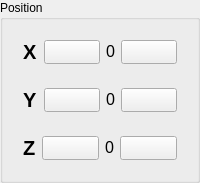
                                 <widget class="QGroupBox" name="groupBox_64">
                                  <property name="title">
                                   <string>Position</string>
                                  </property>
                                  <layout class="QVBoxLayout" name="verticalLayout_34">
                                   <item>
                                    <widget class="QWidget" name="widget_64" native="true">
                                     <layout class="QHBoxLayout" name="horizontalLayout_58">
                                      <item>
                                       <widget class="QLabel" name="label_34">
                                        <property name="sizePolicy">
                                         <sizepolicy hsizetype="Fixed" vsizetype="Fixed">
                                          <horstretch>0</horstretch>
                                          <verstretch>0</verstretch>
                                         </sizepolicy>
                                        </property>
                                        <property name="font">
                                         <font>
                                          <pointsize>15</pointsize>
                                          <weight>75</weight>
                                          <bold>true</bold>
                                         </font>
                                        </property>
                                        <property name="text">
                                         <string>X</string>
                                        </property>
                                       </widget>
                                      </item>
                                      <item>
                                       <widget class="QPushButton" name="pushButton_23">
                                        <property name="sizePolicy">
                                         <sizepolicy hsizetype="Minimum" vsizetype="Expanding">
                                          <horstretch>0</horstretch>
                                          <verstretch>0</verstretch>
                                         </sizepolicy>
                                        </property>
                                        <property name="cursor">
                                         <cursorShape>PointingHandCursor</cursorShape>
                                        </property>
                                        <property name="text">
                                         <string/>
                                        </property>
                                        <property name="icon">
                                         <iconset resource="QSS/QSS_Resources.qrc">
                                          <normaloff>:/icons/Icons/minus.png</normaloff>:/icons/Icons/minus.png</iconset>
                                        </property>
                                        <property name="iconSize">
                                         <size>
                                          <width>50</width>
                                          <height>50</height>
                                         </size>
                                        </property>
                                       </widget>
                                      </item>
                                      <item>
                                       <widget class="QLabel" name="label_45">
                                        <property name="sizePolicy">
                                         <sizepolicy hsizetype="Fixed" vsizetype="Fixed">
                                          <horstretch>0</horstretch>
                                          <verstretch>0</verstretch>
                                         </sizepolicy>
                                        </property>
                                        <property name="font">
                                         <font>
                                          <pointsize>12</pointsize>
                                         </font>
                                        </property>
                                        <property name="text">
                                         <string>0</string>
                                        </property>
                                       </widget>
                                      </item>
                                      <item>
                                       <widget class="QPushButton" name="pushButton_24">
                                        <property name="sizePolicy">
                                         <sizepolicy hsizetype="Minimum" vsizetype="Expanding">
                                          <horstretch>0</horstretch>
                                          <verstretch>0</verstretch>
                                         </sizepolicy>
                                        </property>
                                        <property name="cursor">
                                         <cursorShape>PointingHandCursor</cursorShape>
                                        </property>
                                        <property name="text">
                                         <string/>
                                        </property>
                                        <property name="icon">
                                         <iconset resource="QSS/QSS_Resources.qrc">
                                          <normaloff>:/icons/Icons/plus.png</normaloff>:/icons/Icons/plus.png</iconset>
                                        </property>
                                        <property name="iconSize">
                                         <size>
                                          <width>50</width>
                                          <height>50</height>
                                         </size>
                                        </property>
                                       </widget>
                                      </item>
                                     </layout>
                                    </widget>
                                   </item>
                                   <item>
                                    <widget class="QWidget" name="widget_65" native="true">
                                     <layout class="QHBoxLayout" name="horizontalLayout_59">
                                      <item>
                                       <widget class="QLabel" name="label_35">
                                        <property name="sizePolicy">
                                         <sizepolicy hsizetype="Fixed" vsizetype="Fixed">
                                          <horstretch>0</horstretch>
                                          <verstretch>0</verstretch>
                                         </sizepolicy>
                                        </property>
                                        <property name="font">
                                         <font>
                                          <pointsize>15</pointsize>
                                          <weight>75</weight>
                                          <bold>true</bold>
                                         </font>
                                        </property>
                                        <property name="text">
                                         <string>Y</string>
                                        </property>
                                       </widget>
                                      </item>
                                      <item>
                                       <widget class="QPushButton" name="pushButton_25">
                                        <property name="sizePolicy">
                                         <sizepolicy hsizetype="Minimum" vsizetype="Expanding">
                                          <horstretch>0</horstretch>
                                          <verstretch>0</verstretch>
                                         </sizepolicy>
                                        </property>
                                        <property name="cursor">
                                         <cursorShape>PointingHandCursor</cursorShape>
                                        </property>
                                        <property name="text">
                                         <string/>
                                        </property>
                                        <property name="icon">
                                         <iconset resource="QSS/QSS_Resources.qrc">
                                          <normaloff>:/icons/Icons/minus.png</normaloff>:/icons/Icons/minus.png</iconset>
                                        </property>
                                        <property name="iconSize">
                                         <size>
                                          <width>50</width>
                                          <height>50</height>
                                         </size>
                                        </property>
                                       </widget>
                                      </item>
                                      <item>
                                       <widget class="QLabel" name="label_46">
                                        <property name="sizePolicy">
                                         <sizepolicy hsizetype="Fixed" vsizetype="Fixed">
                                          <horstretch>0</horstretch>
                                          <verstretch>0</verstretch>
                                         </sizepolicy>
                                        </property>
                                        <property name="font">
                                         <font>
                                          <pointsize>12</pointsize>
                                         </font>
                                        </property>
                                        <property name="text">
                                         <string>0</string>
                                        </property>
                                       </widget>
                                      </item>
                                      <item>
                                       <widget class="QPushButton" name="pushButton_26">
                                        <property name="sizePolicy">
                                         <sizepolicy hsizetype="Minimum" vsizetype="Expanding">
                                          <horstretch>0</horstretch>
                                          <verstretch>0</verstretch>
                                         </sizepolicy>
                                        </property>
                                        <property name="cursor">
                                         <cursorShape>PointingHandCursor</cursorShape>
                                        </property>
                                        <property name="text">
                                         <string/>
                                        </property>
                                        <property name="icon">
                                         <iconset resource="QSS/QSS_Resources.qrc">
                                          <normaloff>:/icons/Icons/plus.png</normaloff>:/icons/Icons/plus.png</iconset>
                                        </property>
                                        <property name="iconSize">
                                         <size>
                                          <width>50</width>
                                          <height>50</height>
                                         </size>
                                        </property>
                                       </widget>
                                      </item>
                                     </layout>
                                    </widget>
                                   </item>
                                   <item>
                                    <widget class="QWidget" name="widget_66" native="true">
                                     <layout class="QHBoxLayout" name="horizontalLayout_60">
                                      <item>
                                       <widget class="QLabel" name="label_36">
                                        <property name="sizePolicy">
                                         <sizepolicy hsizetype="Fixed" vsizetype="Fixed">
                                          <horstretch>0</horstretch>
                                          <verstretch>0</verstretch>
                                         </sizepolicy>
                                        </property>
                                        <property name="font">
                                         <font>
                                          <pointsize>15</pointsize>
                                          <weight>75</weight>
                                          <bold>true</bold>
                                         </font>
                                        </property>
                                        <property name="text">
                                         <string>Z</string>
                                        </property>
                                       </widget>
                                      </item>
                                      <item>
                                       <widget class="QPushButton" name="pushButton_27">
                                        <property name="sizePolicy">
                                         <sizepolicy hsizetype="Minimum" vsizetype="Expanding">
                                          <horstretch>0</horstretch>
                                          <verstretch>0</verstretch>
                                         </sizepolicy>
                                        </property>
                                        <property name="cursor">
                                         <cursorShape>PointingHandCursor</cursorShape>
                                        </property>
                                        <property name="text">
                                         <string/>
                                        </property>
                                        <property name="icon">
                                         <iconset resource="QSS/QSS_Resources.qrc">
                                          <normaloff>:/icons/Icons/minus.png</normaloff>:/icons/Icons/minus.png</iconset>
                                        </property>
                                        <property name="iconSize">
                                         <size>
                                          <width>50</width>
                                          <height>50</height>
                                         </size>
                                        </property>
                                       </widget>
                                      </item>
                                      <item>
                                       <widget class="QLabel" name="label_47">
                                        <property name="sizePolicy">
                                         <sizepolicy hsizetype="Fixed" vsizetype="Fixed">
                                          <horstretch>0</horstretch>
                                          <verstretch>0</verstretch>
                                         </sizepolicy>
                                        </property>
                                        <property name="font">
                                         <font>
                                          <pointsize>12</pointsize>
                                         </font>
                                        </property>
                                        <property name="text">
                                         <string>0</string>
                                        </property>
                                       </widget>
                                      </item>
                                      <item>
                                       <widget class="QPushButton" name="pushButton_28">
                                        <property name="sizePolicy">
                                         <sizepolicy hsizetype="Minimum" vsizetype="Expanding">
                                          <horstretch>0</horstretch>
                                          <verstretch>0</verstretch>
                                         </sizepolicy>
                                        </property>
                                        <property name="cursor">
                                         <cursorShape>PointingHandCursor</cursorShape>
                                        </property>
                                        <property name="text">
                                         <string/>
                                        </property>
                                        <property name="icon">
                                         <iconset resource="QSS/QSS_Resources.qrc">
                                          <normaloff>:/icons/Icons/plus.png</normaloff>:/icons/Icons/plus.png</iconset>
                                        </property>
                                        <property name="iconSize">
                                         <size>
                                          <width>50</width>
                                          <height>50</height>
                                         </size>
                                        </property>
                                       </widget>
                                      </item>
                                     </layout>
                                    </widget>
                                   </item>
                                  </layout>
                                 </widget>
